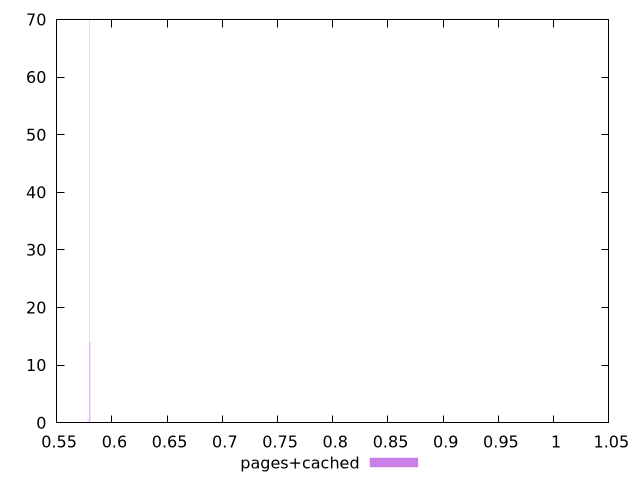

Generate this figure with gnuplot:
$_pagesCached <<EOF
0.9999870788998556 1
0.5784139008280625 1
0.5806573962120923 14
0.579433671457167 14
0.5800455338346296 70
EOF
set key outside below
set terminal pngcairo
set output "report_00004_2020-11-02T20-21-41.718Z/uses-rel-preload/pages+cached//hist.png"
set yrange [0:70]
set boxwidth 0.0002039541258208965
set style fill transparent solid 0.5 noborder
plot $_pagesCached title "pages+cached" with boxes ,
